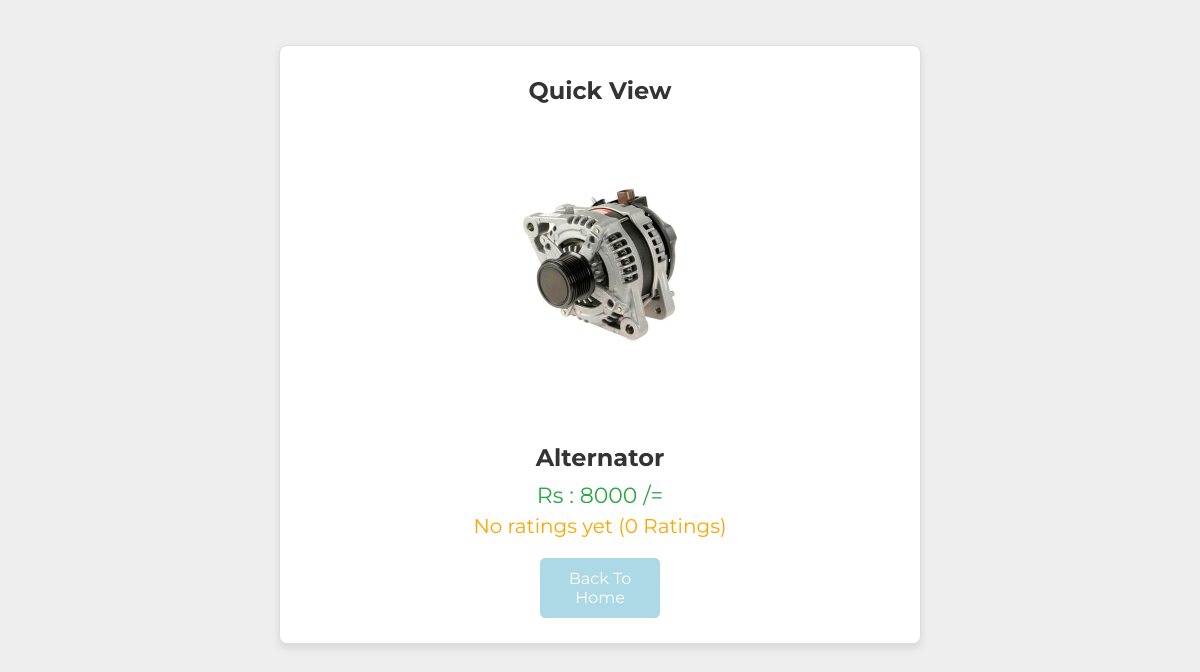
The app's page /cartnew/project/quick_view.php?pid=5455 with its own data.
### tables this page shows
CREATE TABLE `products` (
  `id` int(11) NOT NULL,
  `name` varchar(50) NOT NULL,
  `price` varchar(10) NOT NULL,
  `image` varchar(50) NOT NULL
);

### cartnew/project/quick_view.php (the view, shortened to what this page needs)
<?php
include 'components/connect.php';
if(isset($_GET['pid'])){
   $product_id = $_GET['pid'];
   $product_id = filter_var($product_id, FILTER_SANITIZE_STRING);
   $select_product = $conn->prepare("SELECT * FROM `products` WHERE id = ?");
   $select_product->execute([$product_id]);
   if($select_product->rowCount() > 0){
      $fetch_product = $select_product->fetch(PDO::FETCH_ASSOC);
      $select_ratings = $conn->prepare("SELECT AVG(rating) AS avg_rating, COUNT(*) AS total_ratings FROM `ratings` WHERE product_id = ?");
      $select_ratings->execute([$product_id]);
      $fetch_ratings = $select_ratings->fetch(PDO::FETCH_ASSOC);
      $average_rating = $fetch_ratings['avg_rating'] ? round($fetch_ratings['avg_rating'], 1) : 'No ratings yet';
      $total_ratings = $fetch_ratings['total_ratings'];
   } else {
      header('location:view_products.php');
      exit();
   }
} else {
   header('location:view_products.php');
   exit();
}
function display_stars($average_rating) {
    if (is_numeric($average_rating)) {
        $full_stars = floor($average_rating);
        $half_star = ($average_rating - $full_stars) >= 0.5 ? 1 : 0;
        $empty_stars = 5 - $full_stars - $half_star;
        for ($i = 0; $i < $full_stars; $i++) {
            echo '<i class="fas fa-star"></i>';
        }
        if ($half_star) {
            echo '<i class="fas fa-star-half-alt"></i>';
        }
        for ($i = 0; $i < $empty_stars; $i++) {
            echo '<i class="far fa-star"></i>';
        }
    } else {
        echo 'No ratings yet';
    }
}
?>
<!DOCTYPE html>
<html lang="en">
<head>
   <link rel="stylesheet" href="https://cdnjs.cloudflare.com/ajax/libs/font-awesome/6.2.1/css/all.min.css">
   <link rel="stylesheet" href="css/style.css">
</head>
<body>
<section class="quick-view">
   <div class="box-container">
   <div class="box">
   <h3>Quick View</h3>
   <img src="\carfamilly\admin_panel\uploads\<?= $fetch_product['image']; ?>" alt="Product Image">
   <h3><?= $fetch_product['name']; ?></h3>
   <p class="price">Rs : <?= $fetch_product['price']; ?> /=</p>
   <p class="ratings">
      <?= display_stars($average_rating); ?>
      (<?= $total_ratings; ?> Ratings)
   </p>
   <div class="button-container">
      <a href="view_products.php" class="btn products-btn">Back to Home</a>
   </div>
</div>
   </div>
</section>
</body>
</html>

### cartnew/project/css/style.css (style rules this page uses)
:root { --main-color:#666; --red:#e74c3c; --orange:#f39c12; --light-color:#666; --light-bg:#eee; --white:#fff; --black:#2c3e50; --border:.1rem solid rgba(0,0,0,.3); --box-shodow:0 .5rem 1rem rgba(0,0,0,.1); }
* { font-family: 'Montserrat', sans-serif; margin: 0; padding: 0; box-sizing: border-box; outline: none; border: none; text-decoration: none; }
html { font-size: 62.5%; overflow-x: hidden; }
body { background: var(--light-bg); }
section { padding:2.5rem 2rem; max-width: 1200px; margin: 0 auto; }
.btn, .delete-btn { display: block; text-align: center; width: 100%; margin-top: 1rem; padding: 1rem 3rem; color: var(--white); cursor: pointer; font-size: 1.8rem; text-transform: capitalize; border-radius: .5rem; }
.btn { background-color:grey; }

### cartnew/project/quick_view.php (style rules this page uses)
.quick-view .box-container { display: flex; justify-content: center; align-items: center; padding: 20px; max-width: 800px; width: 100%; margin: 0 auto; }
.quick-view .box { border: 1px solid #ddd; padding: 20px; border-radius: 8px; box-shadow: 0 4px 8px rgba(0, 0, 0, 0.1); background: #fff; text-align: center; overflow: hidden; }
.quick-view .box img { max-width: 50%; height: auto; margin-bottom: 15px; border-radius: 8px; }
.quick-view .box h3 { font-size: 24px; margin: 10px 0; color: #333; }
.quick-view .box .price { font-size: 22px; color: #28a745; margin: 5px 0; }
.quick-view .ratings { font-size: 20px; color: #ffa500; margin: 5px 0; }
.button-container { display: flex; justify-content: center; margin-top: 15px; }
.quick-view .btn { display: inline-block; padding: 10px 15px; border-radius: 5px; font-size: 16px; color: #fff; text-decoration: none; margin: 5px; transition: background-color 0.3s; text-align: center; width: 120px; }
.quick-view .products-btn { background-color: #ADD8E6; border: 1px solid #ADD8E6; }

### records on screen
products: image (picture), name "Alternator", price "8000"

### other values on screen
$total_ratings "0"
